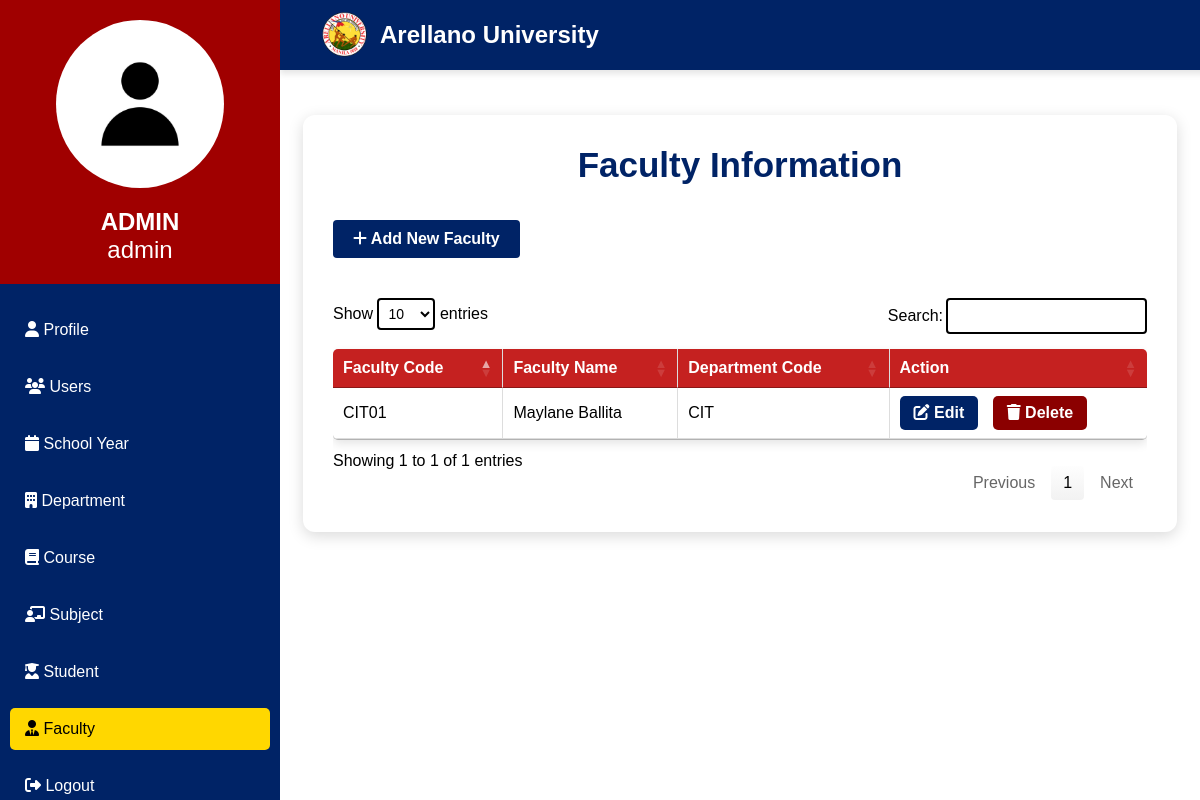
Screenshot of /admin/faculty.php (signed in) with the database file from the repository.
### tables this page shows
CREATE TABLE `tbl_users` (
  `user_id` varchar(20) NOT NULL,
  `password` text NOT NULL,
  `account_type` varchar(10) NOT NULL,
  `status` varchar(10) NOT NULL
);

CREATE TABLE `tbl_faculty` (
  `faculty_code` varchar(10) NOT NULL,
  `faculty_name` varchar(100) NOT NULL,
  `department_code` varchar(20) NOT NULL,
  `password` text NOT NULL
);

### admin/faculty.php (the view, shortened to what this page needs)
<?php
    include("cn.php");
    $user_id = mysqli_real_escape_string($connection, $_SESSION['user_id']);
    $query = mysqli_query($connection, "SELECT * FROM tbl_users WHERE user_id = '$user_id'");
    $row = mysqli_fetch_assoc($query);
    $isUser = ($row['account_type'] === 'user');
?>
<!DOCTYPE html>
<html>
    <head>
        <link rel="stylesheet" href="css/table.css">
        <link rel="stylesheet" type="text/css" href="https://cdn.datatables.net/1.11.5/css/jquery.dataTables.css">
        <link rel="stylesheet" href="https://cdnjs.cloudflare.com/ajax/libs/font-awesome/6.4.2/css/all.min.css">
        <link rel="stylesheet" href="https://cdnjs.cloudflare.com/ajax/libs/font-awesome/6.4.2/css/all.min.css">
    </head>
    <body>
    <nav class="sidebar">
        <div class="sidebar-header">
            <div class="user-con">
                <div class="img-con">
                    <img src="images/default.jpg" alt="Admin Image">
                </div>
                <div class="user-info">
                    <strong><?php echo strtoupper($row["account_type"]); ?></strong><br><?php echo $row["user_id"]; ?>
                </div>
            </div>
        </div>
        <ul class="nav-links">
            <li><a href="admin-profile.php"><i class="fas fa-user"></i> Profile</a></li>
            <li><a href="users.php"><i class="fas fa-users"></i> Users</a></li>
            <li><a href="school-year.php"><i class="fas fa-calendar"></i> School Year</a></li>
            <li><a href="department.php"><i class="fas fa-building"></i> Department</a></li>
            <li><a href="course.php"><i class="fas fa-book"></i> Course</a></li>
            <li><a href="subject.php"><i class="fas fa-chalkboard-teacher"></i> Subject</a></li>
            <li><a href="student.php"><i class="fas fa-user-graduate"></i> Student</a></li>
            <li><a href="faculty.php" class="active"><i class="fas fa-user-tie"></i> Faculty</a></li>
            <li><a href="logout.php"><i class="fas fa-sign-out-alt"></i> Logout</a></li>
        </ul>
    </nav>
    <section class="main-content">
        <div class="top-con">
            <div class="top-nav">
                <img src="images/au_logo.png" alt="Arellano University Logo" class="brand">
                <h2>Arellano University</h2>
            </div>
        </div>
    <div class="table-container">
        <h1 class="title">Faculty Information</h1>
        <button class="add-btn disabled-link" <?php if ($isUser) echo 'disabled'; else echo 'onclick="openModal()"'; ?>> <i class="fas fa-plus"></i> Add New Faculty</button>
        <?php
            include("cn.php");
            $query = mysqli_query($connection, "SELECT * FROM tbl_faculty");
            $rows = mysqli_num_rows($query);
            if ($rows > 0) {
        ?>
        <table id="faculty" class="styled-table">
            <thead>
                <tr>
                    <th>Faculty Code</th>
                    <th>Faculty Name</th>
                    <th>Department Code</th>
                    <th>Action</th>
                </tr>
            </thead>
            <tbody>
                <?php
                    while ($data = mysqli_fetch_assoc($query)) {
                ?>
                <tr>
                    <td><?php echo $data['faculty_code']; ?></td>
                    <td><?php echo $data['faculty_name']; ?></td>
                    <td><?php echo $data['department_code']; ?></td>
                    <td>
                        <div class="action-buttons">
                            <button class="btn-edit disabled-link" <?php if ($isUser) echo 'disabled'; else echo 'onclick="openEditModal(\'' . $data['faculty_code'] . '\', \'' . $data['faculty_name'] . '\', \'' . $data['department_code'] . '\')"'; ?>> <i class="fas fa-edit"></i> Edit</button>
                            <?php if ($isUser): ?>
                                <span class="btn-delete disabled-link"> <i class="fas fa-trash"></i> Delete</span>
                            <?php else: ?>
                                <a href="javascript:void(0);" class="btn-delete" onclick="openDeleteModal('<?php echo $data['faculty_code']; ?>')"> <i class="fas fa-trash"></i> Delete</a>
                            <?php endif; ?>
                        </div>
                    </td>
                </tr>
                <?php } ?>
            </tbody>
        </table>
    <?php } ?>
    </div>
</section>
</body>
</html>

### admin/css/table.css (style rules this page uses)
* { margin: 0; padding: 0; box-sizing: border-box; font-family: 'Arial', sans-serif; }
body { display: flex; height: 100vh; background: #f4f4f4; }
.top-con { z-index: 21; position: fixed; top: 0; width: 100%; background: #002366; height: 70px; display: flex; align-items: center; justify-content: center; box-shadow: 0px 4px 6px rgba(0, 0, 0, 0.1); }
.sidebar { width: 280px; height: 100vh; background-color: #002366; color: white; display: flex; flex-direction: column; position: fixed; left: 0; transition: left 0.3s ease-in-out; z-index: 100; overflow-y: auto; scrollbar-width: none; -ms-overflow-style: none; }
.sidebar-header { display: flex; align-items: center; gap: 10px; margin-bottom: 0px; }
.sidebar-header img { width: 50px; }
.nav-links { list-style: none; padding: 10px; }
.nav-links li { margin: 15px 0; position: relative; }
.nav-links a { text-decoration: none; color: white; font-size: 16px; padding: 12px 15px; display: block; border-radius: 5px; transition: 0.3s; cursor: pointer; }
.nav-links a:hover, .nav-links .active { background: #FFD700; color: black; }
.main-content { width: 100%; margin-left: 280px; padding: 0px; background: white; overflow-y: auto; }
.table-container { padding: 30px; border-radius: 12px; box-shadow: 0px 4px 15px rgba(0, 0, 0, 0.15); text-align: center; margin: 40px auto; width: 95%; margin-top: 115px; }
.title { font-size: 35px; font-weight: 600; color: #002366; margin-bottom: 25px; }
.styled-table { width: 100%; border-collapse: collapse; font-size: 16px; border-radius: 5px; overflow: hidden; box-shadow: 0px 4px 10px rgba(0, 0, 0, 0.1); background-color: #ffffff; text-align: left; }
.styled-table thead tr { background-color: #c52120; color: white; font-weight: bold; text-align: center; }
.styled-table tbody tr { border-bottom: 1px solid #ddd; transition: all 0.3s ease-in-out; }
.styled-table td { text-align: left !important; padding: 12px; }
.styled-table th, .styled-table td { padding: 12px; border-right: 1px solid #ddd; border-bottom: 1px solid #ddd; text-align: center; }
.styled-table th:last-child, .styled-table td:last-child { border-right: none; }
.btn-edit, .btn-delete { display: inline-block; padding: 8px 14px; font-size: 16px; font-weight: 600; border-radius: 5px; text-decoration: none; transition: all 0.3s ease-in-out; }
.btn-edit { color: white; background-color: #002366; border: none; cursor: pointer !important; }
.btn-delete { color: white; background-color: #8B0000; margin-left: 10px; }
.add-btn { width: auto; padding: 12px; display: inline-block; padding: 10px 20px; background: #002366; color: white; text-decoration: none; border: none; border-radius: 4px; font-size: 16px; transition: all 0.3s ease-in-out; margin-top: 10px; cursor: pointer; font-weight: 600; float: left; margin-bottom: 40px; }
.top-nav { display: flex; align-items: center; gap: 10px; background: #002366; height: 70px; width: calc(100% - 20px); color: white; margin: 10px; box-sizing: border-box; }
.brand { height: 50px; padding-left: 30px; }
.user-con { display: flex; flex-direction: column; align-items: center; justify-content: center; background-color: #A00000; width: 100%; height: 100%; padding: 20px; margin: 0; }
.img-con { display: flex; justify-content: center; align-items: center; margin-bottom: 10px; }
.img-con img { width: 70%; height: auto; border-radius: 50%; object-fit: cover; }
.user-info { margin-top: 10px; font-size: 24px; text-align: center; font-weight: 400; color: white; }

### rows the page displays
tbl_users: account_type "ADMIN", user_id "admin"
tbl_faculty: faculty_code "CIT01", faculty_name "Maylane Ballita", department_code "CIT"
